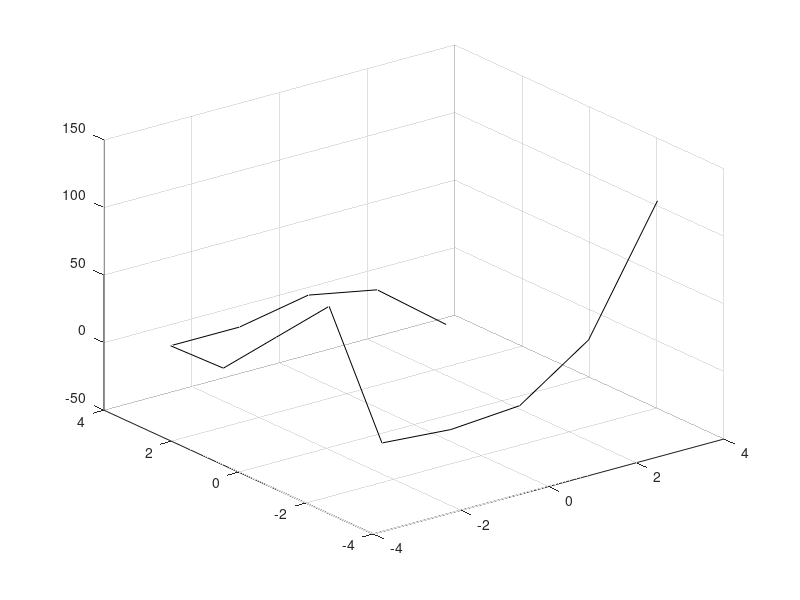
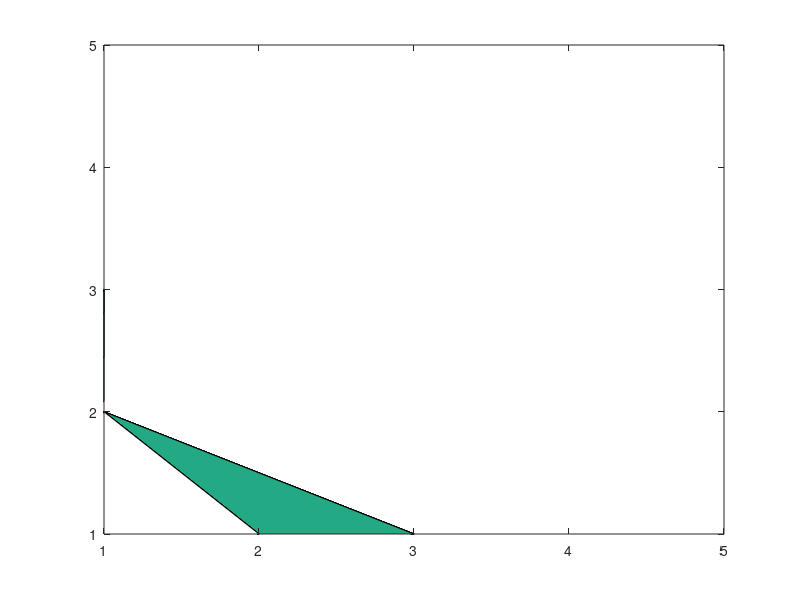

These figures' MATLAB source, in order:
%   2D Helmholtz Equation
%   Daniel Cariel
%       This codes..... Add description 


%Region for the Helmholtz Equation
clc; clear all;
n=input( 'Input value of n:');
a_x= -pi;
b_x= pi;
a_y= -pi;
b_y= pi;
x= linspace(a_x,b_y,n);
y= linspace(a_y,b_y,n);

%Discretization Coefficients
   gamma= pi;
   h= (2*b_x)/n;
 
%  GAUSS SEIDEL NUMERICAL SOLVER 
 
 u= zeros(n); % Initial guess for gauss seidel approximation 
 
 %Boundary Conditions
    %Dirishlet 
    u(:,1)= b_y.*((b_y-a_y).^2)+ ((x(:)-a_x)/(b_x-a_x)).* (((b_y-a_y).^2).*cos(pi.*(b_y/a_y))-b_y.*(b_y-a_y).^2);

    u(n,:)= ((y(:)-a_y).^2).*cos(pi.*(y(:)/a_y));
 
    u(1,:)= y(:).*(y(:)-a_y).^2;

 %Gauss Seidel Iterations
 error=1;
 iteration=0;

while max(error(:))>=1e-6
% while iteration < 30

   
  iteration=iteration+1;
  u_0=u;
    for i=2:n-1
        for j=2:n-1
          F(i,j)= cos((pi/2)*(2*((x(i)-a_x)/(b_x-a_x))+1))*sin((pi*y(j)-a_y)/(b_y-a_y));
          u(i,j)= (1/((gamma*h^2)-4))*((h^2)*F(i,j)-(u(i+1,j)+u(i-1,j)+u(i,j+1)+u(i,j-1)));
        end 
        u(i,n)= (1/((gamma*h^2)-4))*((h^2)*F(i,j)-(u(i+1,j)+u(i-1,j)+u(i,j+1)+u(i,j+1))); 
    end
     u_f=u;
     error= abs((u_f-u_0)./(u_f))

end 


iteration

figure(1)
surf(x,y,u)
figure(2)
contourf(u)
     
 
 
 
 
